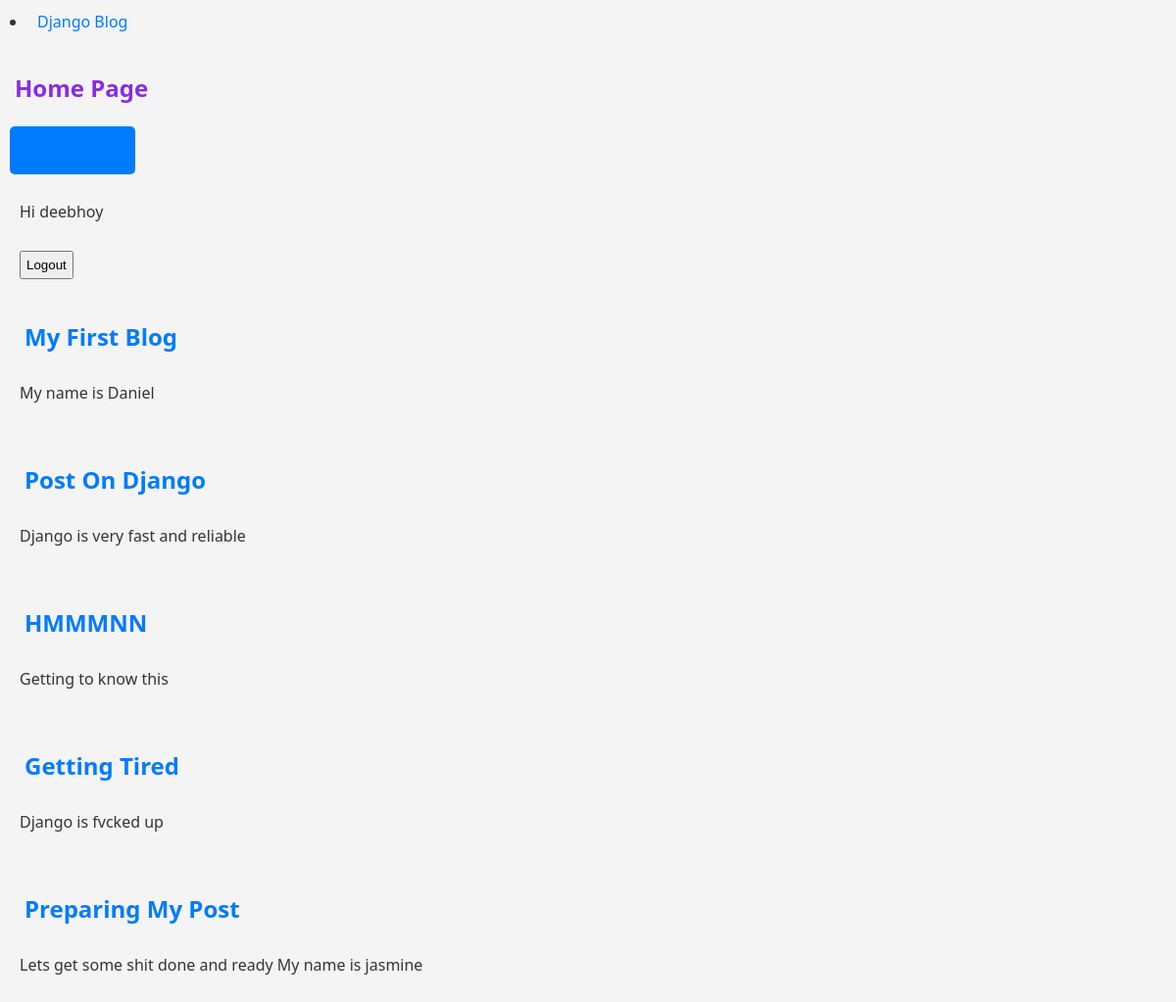
The app's page / (signed in) with its own data.
### blog/models.py (models this page shows, shortened)
class Post(models.Model):
    title = models.CharField(max_length=200)
    author = models.ForeignKey(
        'auth.user',
        on_delete=models.CASCADE
        )
    body = models.TextField()

### blog/views.py (the view)
# urls.py: path('', BlogListView.as_view(), name='home'),
class BlogListView(ListView):
    model = Post
    template_name = 'home.html'

### templates/home.html (shortened to what this page needs)
<!DOCTYPE html>
<html>
<head>
</head>
<body>
{% extends 'base.html' %}
{% block content %}
<h2> Home Page </h2>
<div class="new-post-btn">
    <a href="{% url 'new_post' %}"> Add Post </a>
</div>
<div>
    {% if user.is_authenticated %}
    <p> Hi {{ user.username }} </p>
     <form action="{% url 'logout' %}" method="post">
        <button type="submit">Logout</button>
     </form>
    {% else %}
    <p> You are not Logged In </p>
    <button><a href="{% url 'login' %}">
        Login
    </a></button>
    {% endif %}
</div>
{% for post in object_list %}
<div class="post-entry">
    <h2><a href="{% url 'post_detail' post.pk %}">{{post.title }}</a></h2>
    <p> {{ post.body }}</p>
</div>
{% endfor %}
{% endblock content %}

### static/index.css (style rules this page uses)
h2 { color: blueviolet; }
* { box-sizing: border-box; padding: 5px; }
body { font-family: 'Segoe UI', Tahoma, Geneva, Verdana, sans-serif; color: #333; background-color: #f4f4f4; line-height: 1.6; margin: 0; padding: 0; overflow-x: hidden; }
.new-post-btn { display: inline-block; padding: 12px 24px; font-size: 16px; font-weight: bold; color: #fff; background-color: #007bff; border: none; border-radius: 5px; text-align: center; cursor: pointer; transition: background-color 0.3s ease, transform 0.2s ease; text-decoration: none; }
a { color: #007bff; text-decoration: none; }
h1, h2, h3 { margin-bottom: 15px; font-weight: 600; }

### records on screen
Post: title "My First Blog", body "My name is Daniel"
Post: title "Post On Django", body "Django is very fast and reliable"
Post: title "HMMMNN", body "Getting to know this"
Post: title "Getting Tired", body "Django is fvcked up"
Post: title "Preparing My Post", body "Lets get some shit done and ready My name is jasmine"

### other values on screen
{{ user.username }} "deebhoy"
